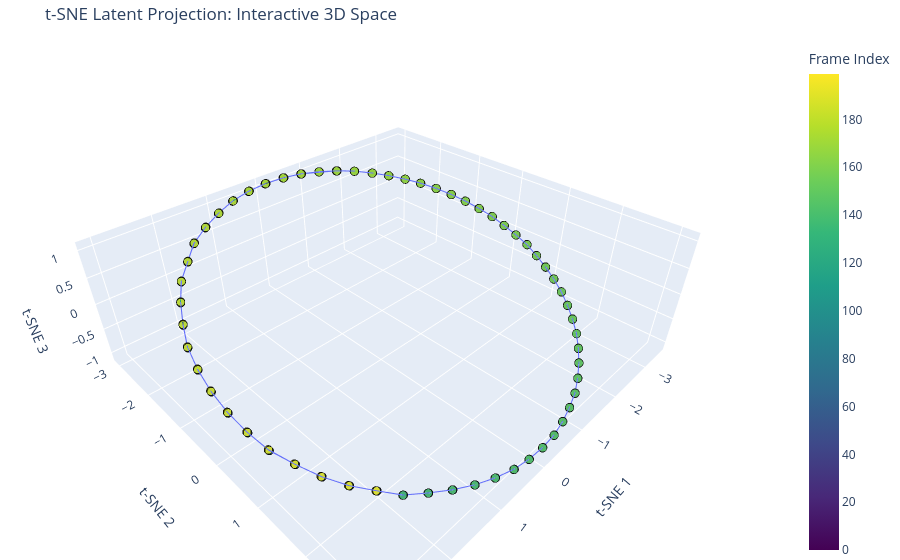

The cell this chart's notebook holds for it:
### Code cell
# Create interactive 3D scatter plot for t-SNE with continuous trajectory line
fig_tsne_3d = px.scatter_3d(
    df_latent_all_tsne_3d,
    x="t-SNE 1",
    y="t-SNE 2",
    z="t-SNE 3",
    color="Frame",
    color_continuous_scale="viridis",  # Change to "plasma" in CAE notebook
    title="t-SNE Latent Projection: Interactive 3D Space",
    labels={"Frame": "Frame Index"},
)

# Format marker styling and enable chronological line drawing
fig_tsne_3d.update_traces(
    mode="markers+lines", # Enables both dots and the trajectory line
    marker=dict(size=5, opacity=0.8, line=dict(width=1, color="black")),
    line=dict(width=2) # Adjust thickness of the trajectory line
)
fig_tsne_3d.update_layout(margin=dict(l=0, r=0, b=0, t=40))
fig_tsne_3d.show()

### Figure 1 — Plotly figure (JSON) as saved in the notebook; plotly's stock layout.template omitted (floating-point values rounded to 4 significant figures; data arrays with more than 128 entries replaced by an {"elided": "..."} marker saying what was removed)
{"data": [{"hovertemplate": "t-SNE 1=%{x}<br>t-SNE 2=%{y}<br>t-SNE 3=%{z}<br>Frame Index=%{marker.color}<extra></extra>", "legendgroup": "", "line": {"width": 2}, "marker": {"color": {"elided": "200 int values"}, "coloraxis": "coloraxis", "line": {"color": "black", "width": 1}, "opacity": 0.8, "size": 5, "symbol": "circle"}, "mode": "markers+lines", "name": "", "scene": "scene", "showlegend": false, "type": "scatter3d", "x": {"elided": "200 float values"}, "y": {"elided": "200 float values"}, "z": {"elided": "200 float values"}}], "layout": {"coloraxis": {"autocolorscale": false, "colorbar": {"title": {"text": "Frame Index"}}, "colorscale": [[0, "#440154"], [0.1111, "#482878"], [0.2222, "#3e4989"], [0.3333, "#31688e"], [0.4444, "#26828e"], [0.5556, "#1f9e89"], [0.6667, "#35b779"], [0.7778, "#6ece58"], [0.8889, "#b5de2b"], [1, "#fde725"]]}, "legend": {"tracegroupgap": 0}, "margin": {"b": 0, "l": 0, "r": 0, "t": 40}, "scene": {"domain": {"x": [0, 1], "y": [0, 1]}, "xaxis": {"title": {"text": "t-SNE 1"}}, "yaxis": {"title": {"text": "t-SNE 2"}}, "zaxis": {"title": {"text": "t-SNE 3"}}}, "title": {"text": "t-SNE Latent Projection: Interactive 3D Space"}}}
